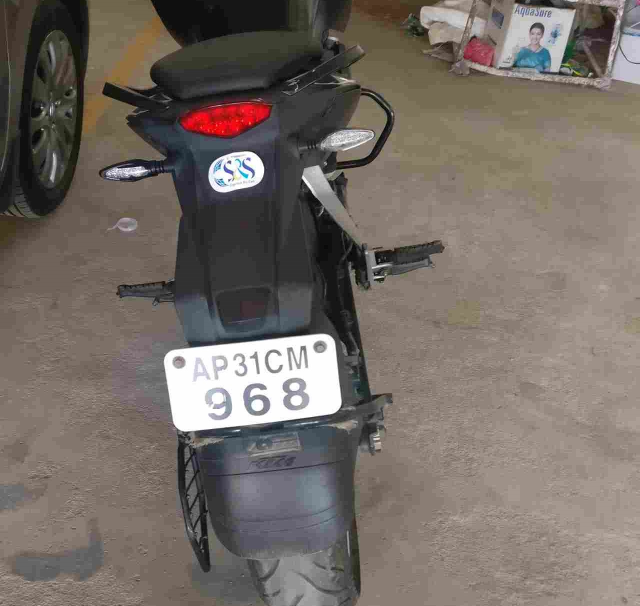
#> input picture Image_5.jpg, 1280 x 1211 px (shown at 1/2 size)
$ python numberplatedetection.py
#> lines starting #> are read from the running program, lines starting #| are printed output that depends on the picture; after the words box and inside, x2 and y2 are one past the last pixel; in counts of white or black regions, pixels touching at a corner belong together
'''
                Number plate detection -Opencv Python
              code contributed by Lethakula Manish Reddy
'''


import numpy as np
import cv2
import  imutils


image = cv2.imread('Image_5.jpg')
#> image is the input picture: shape (1211, 1280, 3); mean B, G, R 101.9, 108.5, 117.3


image = imutils.resize(image, width=500)
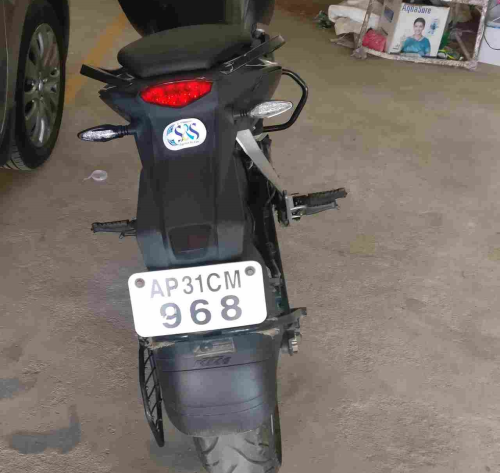
#> image: shape (473, 500, 3); mean B, G, R 101.9, 108.5, 117.3

cv2.imshow("Original Image", image)

gray = cv2.cvtColor(image, cv2.COLOR_BGR2GRAY)
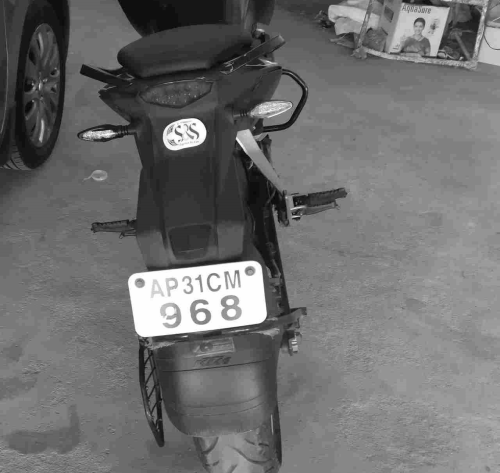
#> gray: shape (473, 500); min 5, max 255, mean 110.4
cv2.imshow("1 - Grayscale Conversion", gray)

gray = cv2.bilateralFilter(gray, 11, 17, 17)
cv2.imshow("2 - Bilateral Filter", gray)

edged = cv2.Canny(gray, 170, 200)
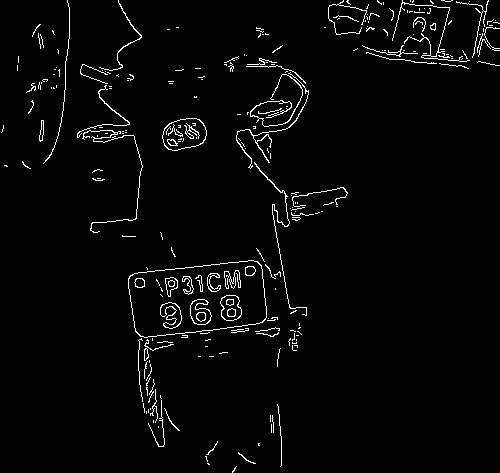
#> edged: shape (473, 500); 2.7% white in thin lines or dots
cv2.imshow("3 - Canny Edges", edged)


cnts, hierarchy = cv2.findContours(edged.copy() ,cv2.RETR_LIST ,cv2.CHAIN_APPROX_SIMPLE)
#> cnts = 284 contours, 237 with area under 20; largest, box (x1, y1, x2, y2) and area: (128, 260, 267, 338) 8520, (128, 260, 267, 338) 8504, (162, 118, 207, 151) 1097, (162, 118, 207, 151) 1076, (220, 295, 242, 321) 424


cnts=sorted(cnts, key = cv2.contourArea, reverse = True)[:30]
#> cnts = 30 contours; largest, box (x1, y1, x2, y2) and area: (128, 260, 267, 338) 8520, (128, 260, 267, 338) 8504, (162, 118, 207, 151) 1097, (162, 118, 207, 151) 1076, (220, 295, 242, 321) 424
NumberPlateCnt = None


count = 0
for c in cnts:
        peri = cv2.arcLength(c, True)
        approx = cv2.approxPolyDP(c, 0.02 * peri, True)
        if len(approx) == 4:
            NumberPlateCnt = approx
            break
#> this loop made 1 pass
#> (peri, NumberPlateCnt) on pass 1: (395.4, [[261, 265], [130, 275], [135, 331], [262, 322]])


cv2.drawContours(image, [NumberPlateCnt], -1, (0,255,0), 3)
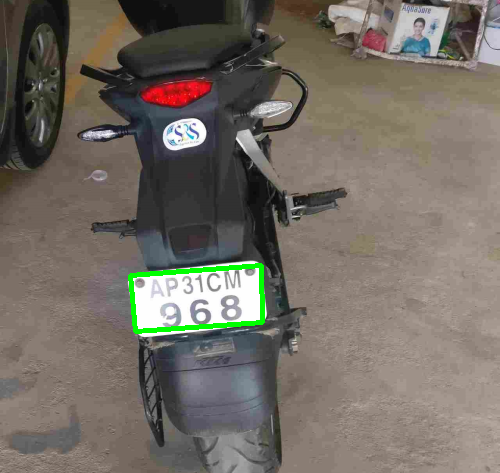
#> image: shape (473, 500, 3); 0.78% of pixels changed, all inside (x1, y1, x2, y2) = (128, 263, 265, 334)
cv2.imshow("Final Image With Number Plate Detected", image)

cv2.waitKey(0)
